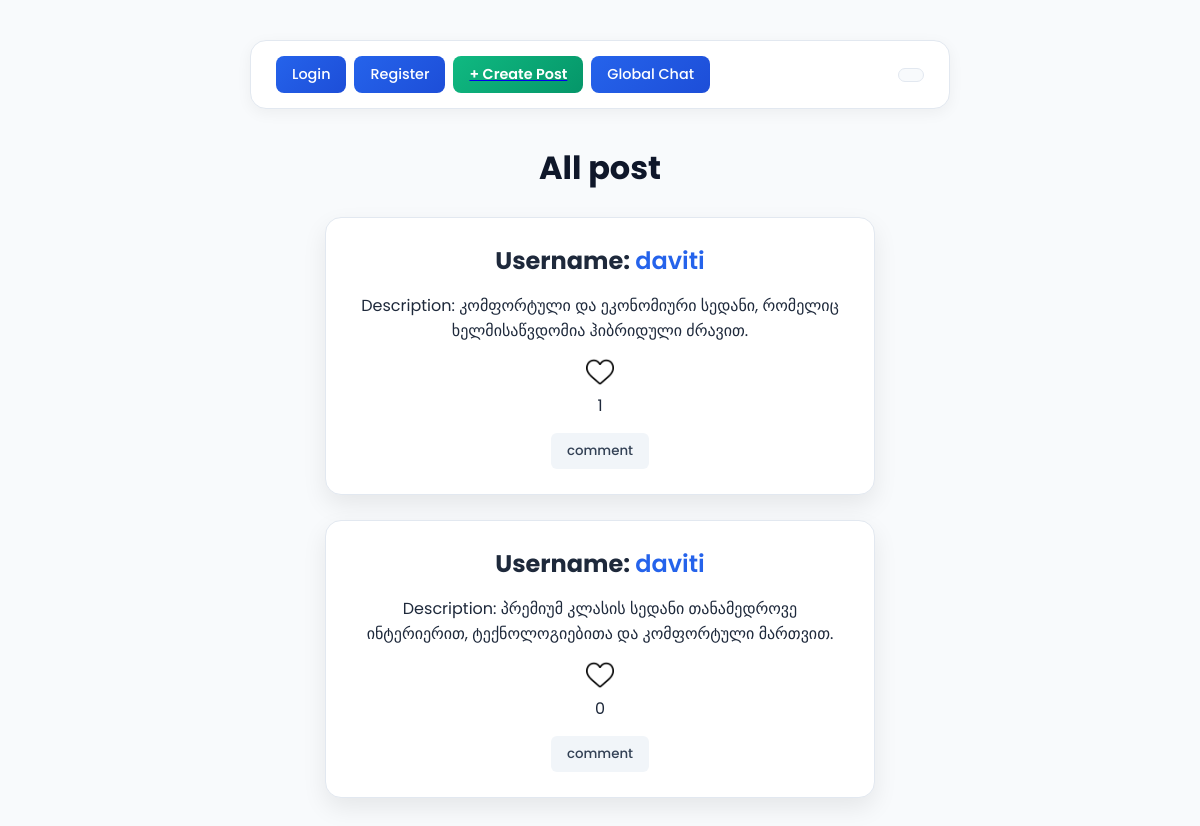
/, run on an earlier commit of the app's database.
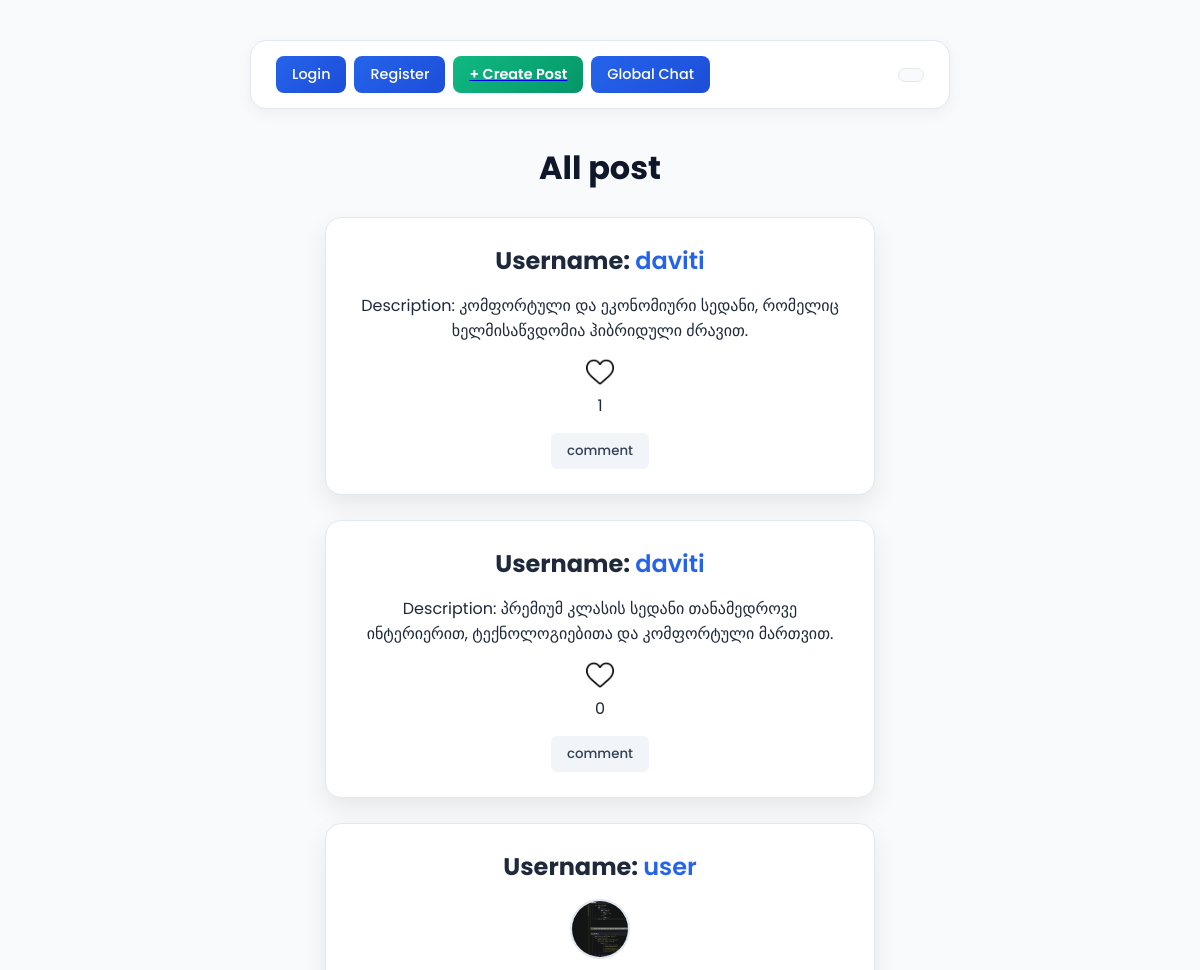
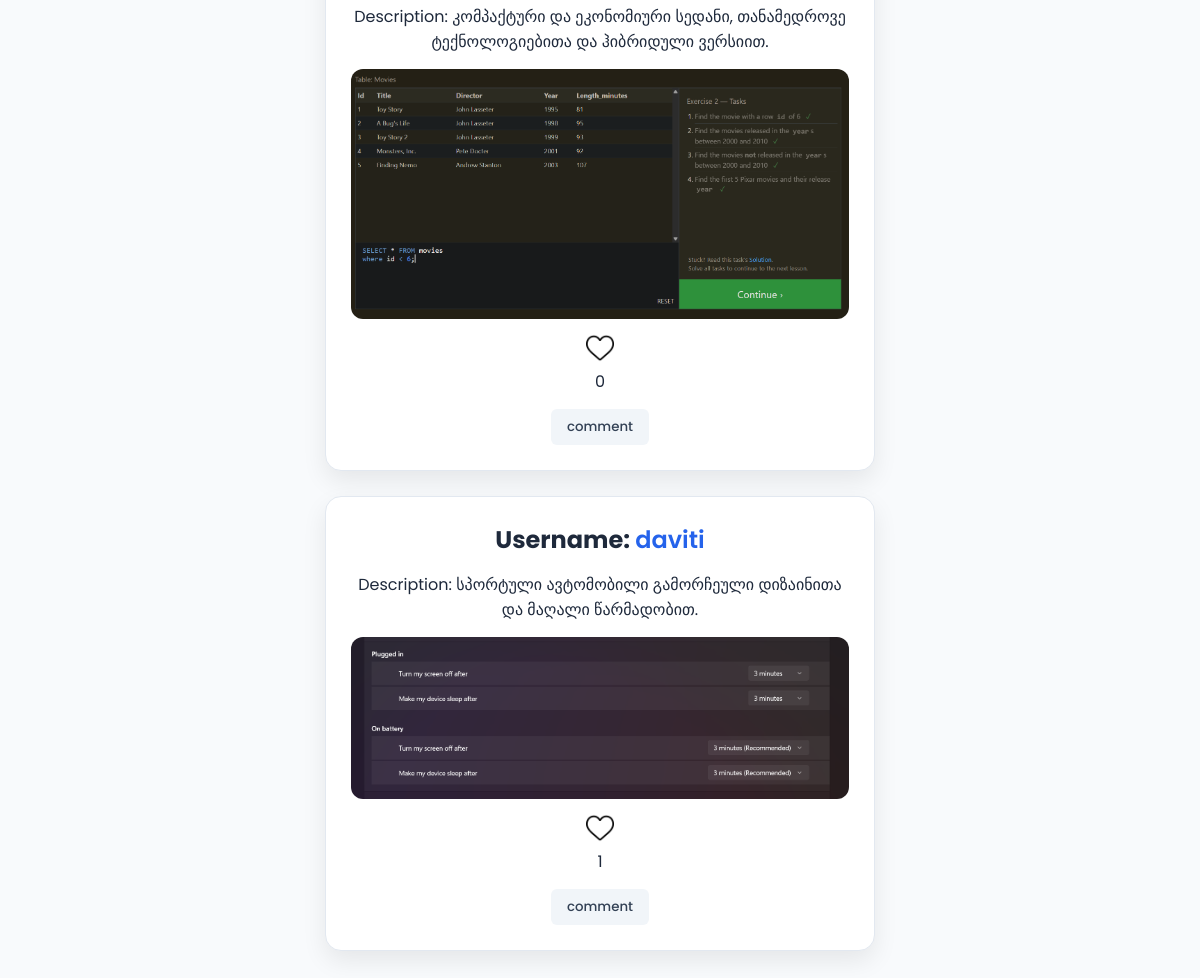
And on a later commit of the database (2 pictures, top to bottom).
### posts/models.py (models this page shows)
class Post(models.Model):
    user = models.ForeignKey(User, on_delete=models.CASCADE)
    description = models.CharField()
    likes = models.ManyToManyField(User, related_name='Like_Account')
    picture = models.ImageField(upload_to='post/', default='', null=True, blank=True)

### accounts/models.py (models this page shows)
class User(AbstractUser):
    age = models.IntegerField()
    profile_picture = models.ImageField(upload_to='profile/', default='', null=True, blank=True)

### posts/views.py (the view)
# urls.py: path('', views.all_posts, name='all_post'),
def all_posts(req):
    context = {
        'all_post': Post.objects.all(),
        'all_user': User.objects.all()
    }
    return render(req, 'index.html', context)

### posts/templates/index.html (shortened to what this page needs)
{% load static %}
<!DOCTYPE html>
<html lang="en">
<head>
    <link rel="stylesheet" href="{% static "index.css" %}">
</head>
<body>
    <div class="navbar">
        <div class="auth-buttons">
            <a href="{% url "login" %}"><button class="nav-btn">Login</button></a>
            <a href="{% url "register" %}"><button class="nav-btn">Register</button></a>
            {% if user %}
                <a href="{% url "add_post" %}"><button class="create-post-btn">+ Create Post</button></a>
                <a href="{% url "global_chat" %}"><button class="nav-btn">Global Chat</button></a>
            {% endif %}
        </div>
        {% if user %}
            <a href="{% url "profile" %}" class="profile-block">
            </a>
        {% endif %}
    </div>
    <h1>All post</h1>
    {% for post in all_post %}
        <div id='div1'>
            <h2>Username: <a href="{% url "users" post.user_id %}" style='text-decoration: none; color:white;'>{{ post.user }}</a></h2>
            {% if post.user.profile_picture %}
                <img src="{{ post.user.profile_picture.url }}" class='profiles'>
            {% endif %}
            <p>Description: {{ post.description }}</p>
            {% if post.picture %}
                <img src="{{ post.picture.url }}" class='imgs'>
            {% endif %}
            {% if user in post.likes.all %}
                <div>
                    <a href="{% url "likes" post.id %}"><img src="{% static "heart2.png" %}" class='img1'></a>
                    <p>{{ post.likes.count }}</p>
                </div>
            {% else %}
                <div>
                    <a href="{% url "likes" post.id %}"><img src="{% static "heart.png" %}" class='img1'></a>
                    <p>{{ post.likes.count }}</p>
                </div>
            {% endif %}
            {% if post == comment_post %}
                <a href="{% url "all_post" %}"><button id='btn'>comment</button></a>
            {% else %}
                <a href="{% url "comments" post.id %}"><button id='btn'>comment</button></a>
            {% endif %}
        </div>
    {% endfor %}
</body>
</html>

What changed in the data, as far as the page shows it:
added Post: user "user", user.profile_picture (picture), description "კომპაქტური და ეკონომიური სედანი, თანამედროვე ტექნოლოგიებითა და ჰიბრიდული ვერსიით.", picture (picture), likes.count "0"
added Post: user "daviti", description "სპორტული ავტომობილი გამორჩეული დიზაინითა და მაღალი წარმადობით.", picture (picture), likes.count "1"
